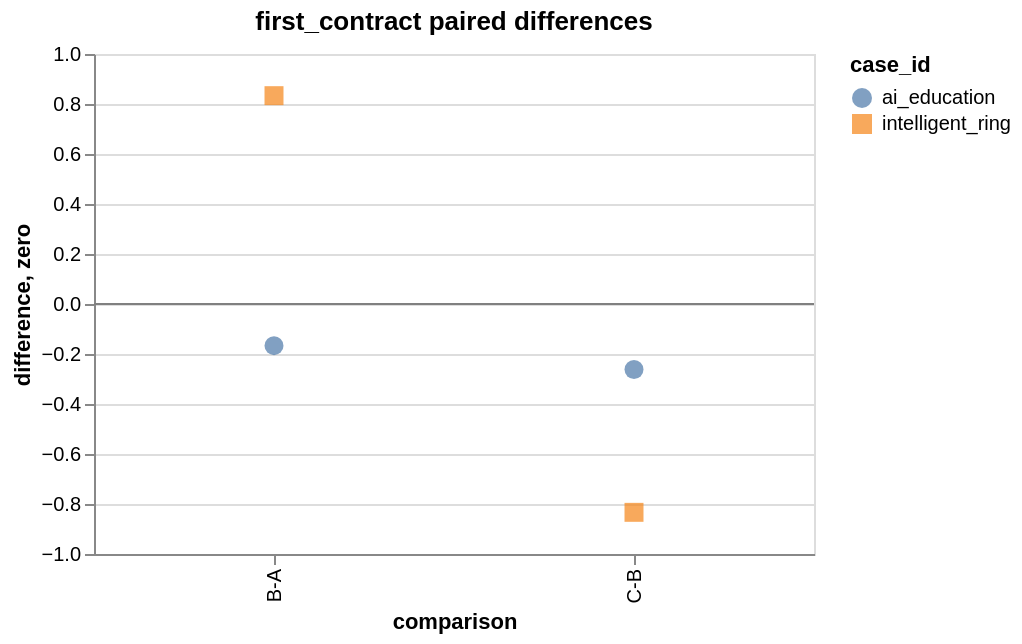

Describe this chart as a Vega-Lite specification.
### Vega-Lite specification from a JSON file in a GitHub repository (floating-point values rounded to 4 significant figures)
{"config": {"view": {"continuousWidth": 300, "continuousHeight": 300}}, "layer": [{"data": {"values": [{"case_id": "ai_education", "comparison": "B-A", "difference": -0.1667}, {"case_id": "intelligent_ring", "comparison": "B-A", "difference": 0.8333}, {"case_id": "ai_education", "comparison": "C-B", "difference": -0.2619}, {"case_id": "intelligent_ring", "comparison": "C-B", "difference": -0.8333}]}, "mark": {"type": "point", "filled": true, "size": 90}, "encoding": {"color": {"field": "case_id", "type": "nominal"}, "shape": {"field": "case_id", "type": "nominal"}, "tooltip": [{"field": "case_id", "type": "nominal"}, {"field": "comparison", "type": "nominal"}, {"field": "difference", "type": "quantitative"}], "x": {"field": "comparison", "sort": ["B-A", "C-B", "C-D"], "type": "nominal"}, "y": {"field": "difference", "type": "quantitative"}}, "title": "first_contract paired differences"}, {"data": {"values": [{"zero": 0}]}, "mark": {"type": "rule", "color": "gray"}, "encoding": {"y": {"field": "zero", "type": "quantitative"}}}], "height": 250, "width": 360, "$schema": "https://vega.github.io/schema/vega-lite/v6.4.1.json"}
